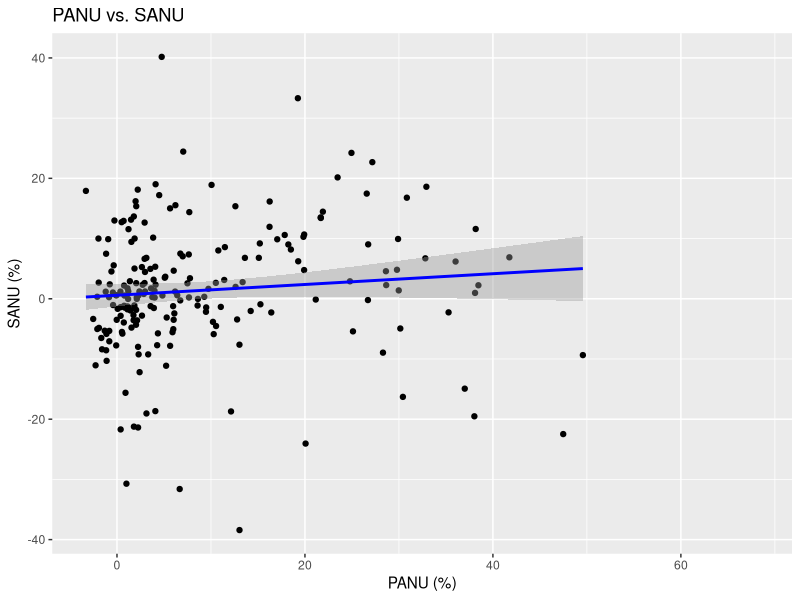
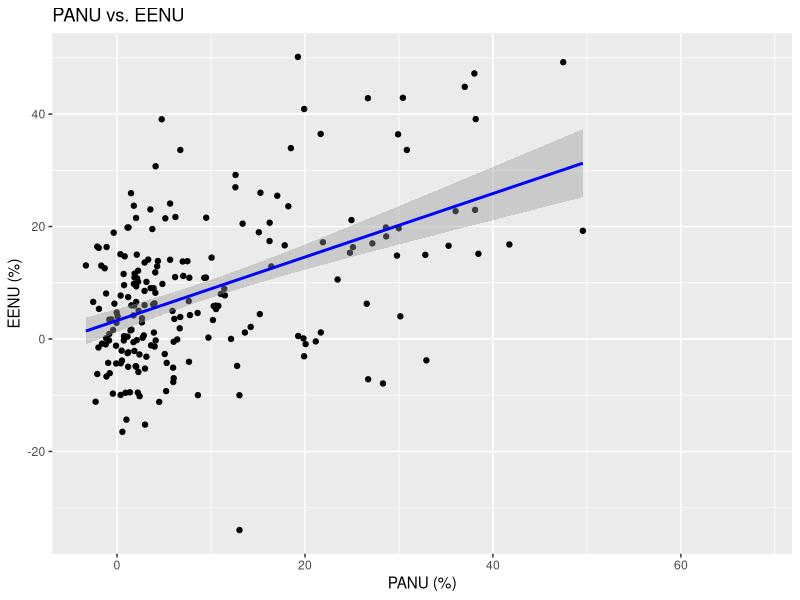
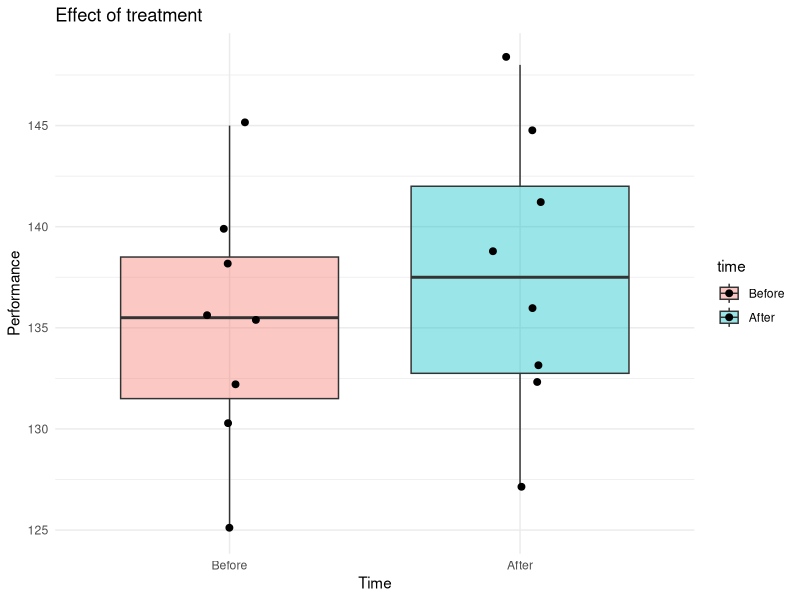

The R script that drew these images, in order: (Note: this script raises an error after producing the figures.)
## ---- chunk 1
nonuse <- read.csv("data/test_data/NonUse.csv", sep=",", header=TRUE)
head(nonuse)
summary(nonuse)
## ---- chunk 2
cor.test(nonuse$PANU, nonuse$SANU, method = "spearman")
## ---- chunk 3
cor.test(nonuse$PANU, nonuse$EENU, method = "spearman")
## ---- chunk 4
library(ggplot2)
ggplot(nonuse, aes(x=PANU, y=SANU)) +
  geom_point() +
  geom_smooth(method='lm', formula= y~x, color='blue', se=T) +
  # xlim(-10, 60) +
  # ylim(-50, 50) +
  
labs(title="PANU vs. SANU", x="PANU (%)", y="SANU (%)")
## ---- chunk 5

ggplot(nonuse, aes(x=PANU, y=EENU)) +
  geom_point() +
  geom_smooth(method='lm', formula= y~x, color='blue', se=T) +
  # xlim(-10, 60) +
  # ylim(-50, 50) +
  
labs(title="PANU vs. EENU", x="PANU (%)", y="EENU (%)")
## ---- chunk 6
lm_sanu <- lm(SANU ~ PANU, data=nonuse)
summary(lm_sanu)
coef(lm_sanu)
slope_1 <- coef(lm_sanu)[2]
intercept_1 <- coef(lm_sanu)[1] #?
cat("Regression equation: SANU=", slope_1, "PANU +", intercept_1, "\n")
## ---- chunk 7
lm_eenu <- lm(EENU ~ PANU, data=nonuse)
summary(lm_eenu)
coef(lm_eenu)
slope_2 <- coef(lm_eenu)[2]
intercept_2 <- coef(lm_eenu)[1] 
cat("Regression equation: EENU=", slope_2, "PANU +", intercept_2, "\n")
## ---- chunk 8
a <- 1 / slope_1
b <- -intercept_1 / slope_1

cat("Regression equation : PANU =", a, "* SANU +", b, "\n")

# PANU = a*EENU + b
a <- 1 / slope_2
b <- -intercept_2 / slope_2

cat("Regression equation : PANU =", a, "* EENU +", b, "\n")
## ---- chunk 9
prepost <- read.csv("data/test_data/PrePost.csv", sep=",", header=TRUE)
head(prepost)
summary(prepost)
## ---- chunk 10
before = prepost$perf[prepost$time=="Before"]
after = prepost$perf[prepost$time=="After"]

diff <- after - before
shapiro.test(diff)
## ---- chunk 11
resultat <- t.test(before, after, paired = TRUE)

resultat
## ---- chunk 12
df_plot <- data.frame(
  value = c(before, after),
  time  = factor(rep(c("Before", "After"), each = length(before)),
                 levels = c("Before", "After"))
)

library(ggplot2)
ggplot(df_plot, aes(x = time, y = value, fill = time)) +
  geom_boxplot(alpha = 0.4) +
  geom_jitter(width = 0.1, size = 2) +
  labs(title = "Effect of treatment",
       x = "Time", y = "Performance") +
  theme_minimal()
## ---- chunk 13
data_s <- read.table("data/test_data/snore.txt", header = TRUE)
head(snore)
summary(snore)
## ---- chunk 14
weight = data_s$weight
shapiro.test(weight)
## ---- chunk 15
boxplot(weight ~ snore, data = snore,
        main = "Weight by Snorer Status",
        xlab = "Snorer", ylab = "Weight")

wilcox.test(weight ~ snore, data = snore)
